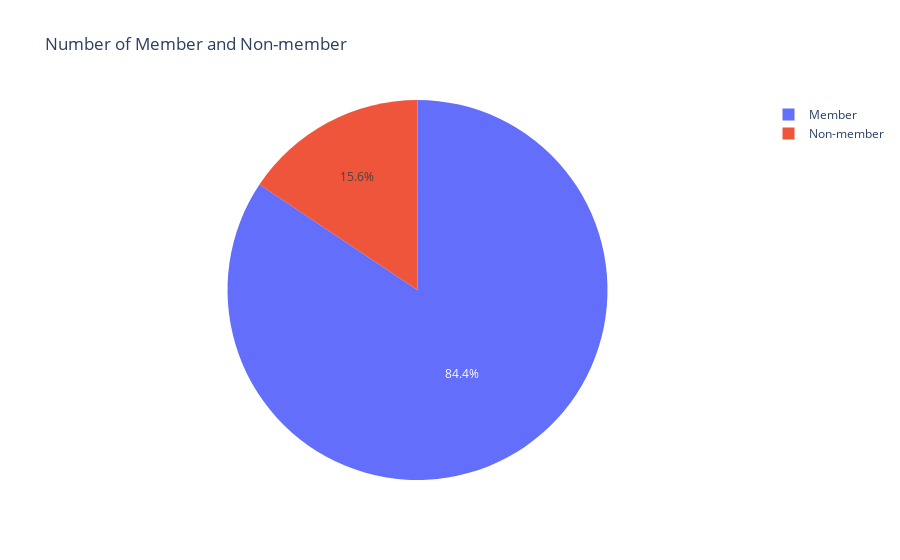

Notebook code for this chart:
### Code cell
# visualize the number of member and non-member
fig = px.pie(df, values=[sum_MB_BASKET_ID, sum_NMB_BASKET_ID], names=['Member', 'Non-member'], title='Number of Member and Non-member')
fig.show()

### Figure 1 — Plotly figure (JSON) as saved in the notebook; plotly's stock layout.template omitted (floating-point values rounded to 4 significant figures)
{"data": [{"domain": {"x": [0, 1], "y": [0, 1]}, "hovertemplate": "label=%{label}<br>value=%{value}<extra></extra>", "labels": ["Member", "Non-member"], "legendgroup": "", "name": "", "showlegend": true, "type": "pie", "values": [65159, 12075]}], "layout": {"legend": {"tracegroupgap": 0}, "title": {"text": "Number of Member and Non-member"}}}
